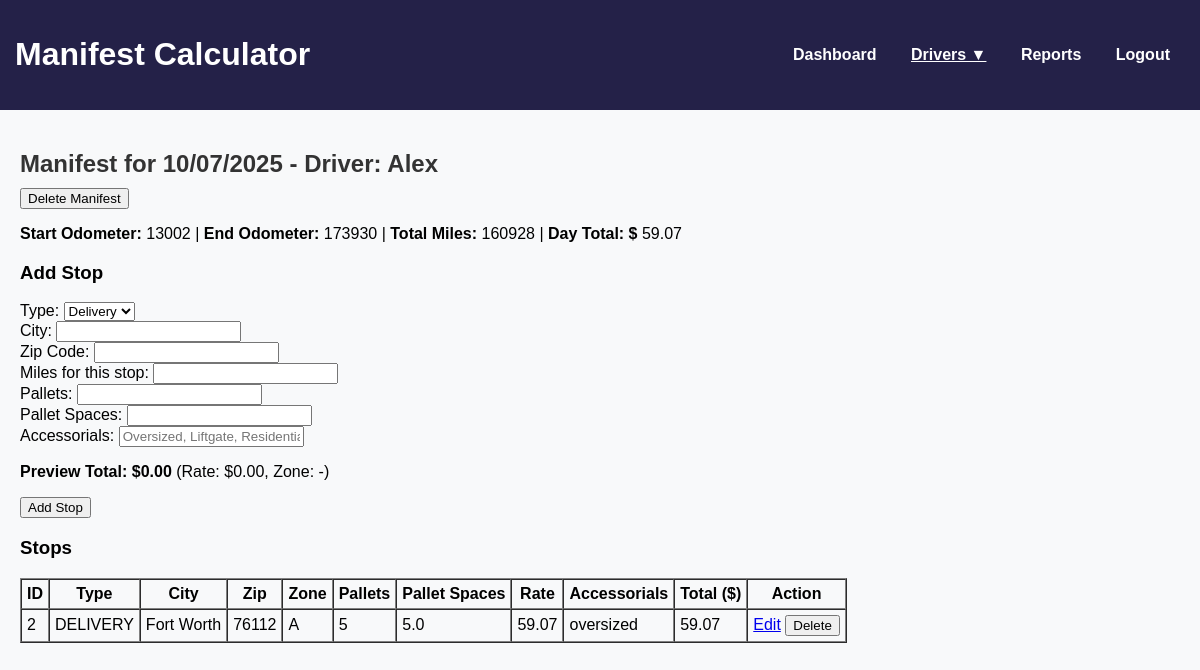
Page /manifest/2 on the committed database.
### models.py (models this page shows)
class Manifest(db.Model):
    id = db.Column(db.Integer, primary_key=True)
    driver_id = db.Column(db.Integer, db.ForeignKey('driver.id'), nullable=False)
    date = db.Column(db.Date, nullable=False)
    start_odometer = db.Column(db.Integer)
    end_odometer = db.Column(db.Integer)
    total_miles = db.Column(db.Integer)
    day_total = db.Column(db.Float)  # sum of all stops
    driver = db.relationship('Driver', back_populates='manifests')
    stops = db.relationship('Stop', back_populates='manifest', cascade="all, delete-orphan")

class Driver(db.Model):
    __tablename__ = 'driver'
    id = db.Column(db.Integer, primary_key=True)
    name = db.Column(db.String(50), nullable=False)
    manifests = db.relationship('Manifest', back_populates='driver', cascade="all, delete-orphan")

class Stop(db.Model):
    id = db.Column(db.Integer, primary_key=True)
    manifest_id = db.Column(db.Integer, db.ForeignKey('manifest.id'), nullable=False)
    type = db.Column(db.String(20))   # Delivery / Pickup
    city = db.Column(db.String(100))
    zip_code = db.Column(db.String(10))
    zone = db.Column(db.String(5))
    pallets = db.Column(db.Integer)
    pallet_spaces = db.Column(db.Float)
    miles = db.Column(db.Float, default=0.0)
    rate = db.Column(db.Float)        # lookup from zone table
    accessorials = db.Column(db.String(200))
    total = db.Column(db.Float)       # rate + extras
    manifest = db.relationship('Manifest', back_populates='stops')

### app.py (the view)
@app.route('/manifest/<int:manifest_id>', methods=['GET'])
def manifest_detail(manifest_id):
    manifest = Manifest.query.get_or_404(manifest_id)
    stops = Stop.query.filter_by(manifest_id=manifest_id).order_by(Stop.id.asc()).all()
    return render_template('manifest_detail.html', manifest=manifest, stops=stops, active_page='drivers')

### app.py (called while the page is built)
@app.context_processor
def inject_drivers():
    all_drivers = Driver.query.order_by(Driver.name).all()
    return dict(all_drivers=all_drivers)

### templates/manifest_detail.html (shortened to what this page needs)
{% extends "base.html" %}
{% block content %}
<h2>Manifest for {{ manifest.date.strftime('%m/%d/%Y') }} - Driver: {{ manifest.driver.name }}</h2>
<form method="POST" action="{{ url_for('delete_manifest', manifest_id=manifest.id) }}"
      onsubmit="return confirm('Are you sure you want to delete this entire manifest and all its stops?');">
    <button type="submit" class="btn btn-danger">Delete Manifest</button>
</form>
<p><strong>Start Odometer:</strong> {{ manifest.start_odometer }} |
   <strong>End Odometer:</strong> {{ manifest.end_odometer }} |
   <strong>Total Miles:</strong> {{ manifest.total_miles }} |
   <strong>Day Total: $</strong> {{ "%.2f"|format(manifest.day_total) }}</p>
<h3>Add Stop</h3>
<form id="add-stop-form" method="POST" action="{{ url_for('add_stop', manifest_id=manifest.id) }}">
    <label>Type:</label>
    <select name="type" id="stop-type">
        <option value="DELIVERY">Delivery</option>
    </select><br>
    <label>City:</label>
    <input type="text" name="city" id="stop-city" required><br>
    <label>Zip Code:</label>
    <input type="text" name="zip_code" id="stop-zip" required><br>
    <label>Miles for this stop:</label>
    <input type="number" step="0.1" name="miles" id="stop-miles"><br>
    <label>Pallets:</label>
    <input type="number" name="pallets" id="stop-pallets" required><br>
    <label>Pallet Spaces:</label>
    <input type="number" step="0.5" name="pallet_spaces" id="stop-pallet-spaces" required><br>
    <label>Accessorials:</label>
    <input type="text" name="accessorials" id="stop-accessorials" placeholder="Oversized, Liftgate, Residential"><br>
    <p><strong>Preview Total: $<span id="preview-total">0.00</span></strong> (Rate: $<span id="preview-rate">0.00</span>, Zone: <span id="preview-zone">-</span>)</p>
    <button type="submit">Add Stop</button>
</form>
<h3>Stops</h3>
<table border="1" cellpadding="5" cellspacing="0">
    <thead>
        <tr>
            <th>ID</th>
            <th>Type</th>
            <th>City</th>
            <th>Zip</th>
            <th>Zone</th>
            <th>Pallets</th>
            <th>Pallet Spaces</th>
            <th>Rate</th>
            <th>Accessorials</th>
            <th>Total ($)</th>
            <th>Action</th>
        </tr>
    </thead>
    <tbody>
        {% for stop in stops %}
        <tr>
            <td>{{ stop.id }}</td>
            <td>{{ stop.type }}</td>
            <td>{{ stop.city }}</td>
            <td>{{ stop.zip_code }}</td>
            <td>{{ stop.zone }}</td>
            <td>{{ stop.pallets }}</td>
            <td>{{ stop.pallet_spaces }}</td>
            <td>{{ "%.2f"|format(stop.rate) }}</td>
            <td>{{ stop.accessorials }}</td>
            <td>{{ "%.2f"|format(stop.total) }}</td>
            <td>
                <a href="{{ url_for('edit_stop', stop_id=stop.id, manifest_id=manifest.id) }}" class="btn btn-sm btn-warning">Edit</a>
                <form method="POST" action="{{ url_for('delete_stop', stop_id=stop.id) }}" style="display:inline;">
                    <button type="submit" class="btn btn-sm btn-danger" onclick="return confirm('Are you sure you want to delete this stop?')">Delete</button>
                </form>
            </td>
        </tr>
        {% endfor %}
    </tbody>
</table>
{% endblock %}

### static/css/style.css (style rules this page uses)
body { font-family: Arial, sans-serif; margin: 0; background: #f8f9fa; }
h2 { margin-bottom: 10px; color: #333; }

### rows in the picture
Manifest: date "10/07/2025", start_odometer "13002", end_odometer "173930", total_miles "160928", day_total "59.07"
Driver: driver.name "Alex"
Stop: id "2", type "DELIVERY", city "Fort Worth", zip_code "76112", zone "A", pallets "5", pallet_spaces "5.0", rate "59.07", accessorials "oversized", total "59.07"
